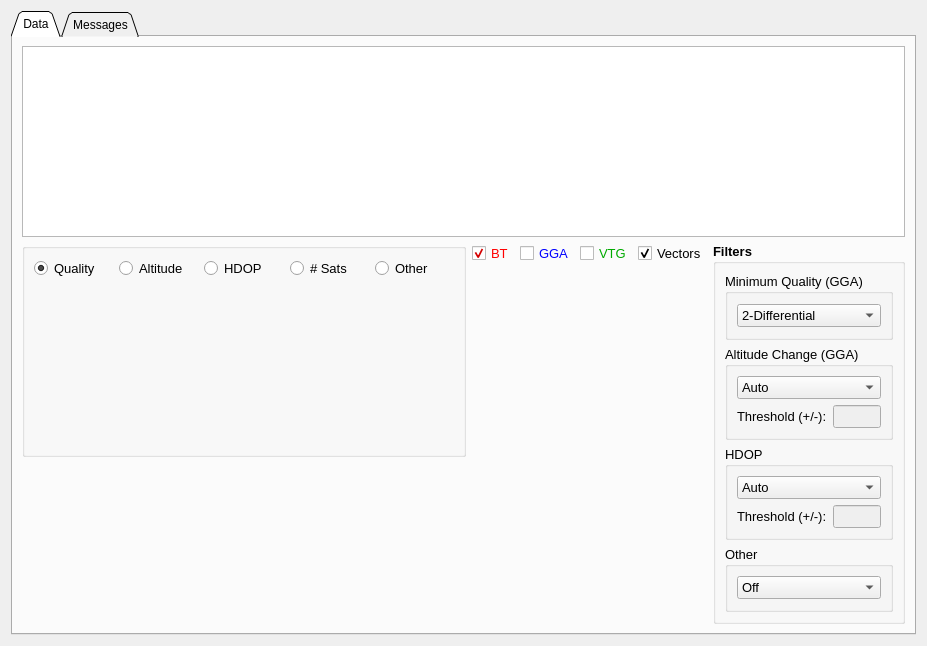
      <widget class="QWidget" name="tab_gps">
       <attribute name="title">
        <string>GPS</string>
       </attribute>
       <layout class="QGridLayout" name="gridLayout_27">
        <item row="0" column="0">
         <widget class="QTabWidget" name="tab_gps_2">
          <property name="tabShape">
           <enum>QTabWidget::Triangular</enum>
          </property>
          <property name="currentIndex">
           <number>0</number>
          </property>
          <widget class="QWidget" name="tab_gps_2_data">
           <attribute name="title">
            <string>Data</string>
           </attribute>
           <layout class="QGridLayout" name="gridLayout_25">
            <item row="0" column="0">
             <layout class="QVBoxLayout" name="verticalLayout_34" stretch="2,4">
              <item>
               <widget class="QTableWidget" name="table_gps">
                <property name="font">
                 <font>
                  <pointsize>10</pointsize>
                 </font>
                </property>
               </widget>
              </item>
              <item>
               <layout class="QHBoxLayout" name="horizontalLayout_27" stretch="6,3,1">
                <item>
                 <layout class="QVBoxLayout" name="verticalLayout_35" stretch="4,3">
                  <item>
                   <widget class="QGroupBox" name="gb_gps_radio">
                    <property name="title">
                     <string/>
                    </property>
                    <layout class="QVBoxLayout" name="verticalLayout_36" stretch="1,4">
                     <item>
                      <layout class="QHBoxLayout" name="horizontalLayout_28">
                       <item>
                        <widget class="QRadioButton" name="rb_gps_quality">
                         <property name="font">
                          <font>
                           <pointsize>10</pointsize>
                          </font>
                         </property>
                         <property name="text">
                          <string>Quality</string>
                         </property>
                         <property name="checked">
                          <bool>true</bool>
                         </property>
                        </widget>
                       </item>
                       <item>
                        <widget class="QRadioButton" name="rb_gps_altitude">
                         <property name="font">
                          <font>
                           <pointsize>10</pointsize>
                          </font>
                         </property>
                         <property name="text">
                          <string>Altitude</string>
                         </property>
                        </widget>
                       </item>
                       <item>
                        <widget class="QRadioButton" name="rb_gps_hdop">
                         <property name="font">
                          <font>
                           <pointsize>10</pointsize>
                          </font>
                         </property>
                         <property name="text">
                          <string>HDOP</string>
                         </property>
                        </widget>
                       </item>
                       <item>
                        <widget class="QRadioButton" name="rb_gps_sats">
                         <property name="font">
                          <font>
                           <pointsize>10</pointsize>
                          </font>
                         </property>
                         <property name="text">
                          <string># Sats</string>
                         </property>
                        </widget>
                       </item>
                       <item>
                        <widget class="QRadioButton" name="rb_gps_other">
                         <property name="font">
                          <font>
                           <pointsize>10</pointsize>
                          </font>
                         </property>
                         <property name="text">
                          <string>Other</string>
                         </property>
                        </widget>
                       </item>
                      </layout>
                     </item>
                     <item>
                      <widget class="QWidget" name="graph_gps_top" native="true"/>
                     </item>
                    </layout>
                   </widget>
                  </item>
                  <item>
                   <widget class="QWidget" name="graph_gps_bottom" native="true"/>
                  </item>
                 </layout>
                </item>
                <item>
                 <layout class="QVBoxLayout" name="verticalLayout_37" stretch="1,8">
                  <item>
                   <layout class="QHBoxLayout" name="horizontalLayout_35">
                    <item>
                     <widget class="QCheckBox" name="cb_gps_bt">
                      <property name="palette">
                       <palette>
                        <active>
                         <colorrole role="WindowText">
                          <brush brushstyle="SolidPattern">
                           <color alpha="255">
                            <red>255</red>
                            <green>0</green>
                            <blue>0</blue>
                           </color>
                          </brush>
                         </colorrole>
                         <colorrole role="Text">
                          <brush brushstyle="SolidPattern">
                           <color alpha="255">
                            <red>255</red>
                            <green>0</green>
                            <blue>0</blue>
                           </color>
                          </brush>
                         </colorrole>
                         <colorrole role="PlaceholderText">
                          <brush brushstyle="SolidPattern">
                           <color alpha="128">
                            <red>255</red>
                            <green>0</green>
                            <blue>0</blue>
                           </color>
                          </brush>
                         </colorrole>
                        </active>
                        <inactive>
                         <colorrole role="WindowText">
                          <brush brushstyle="SolidPattern">
                           <color alpha="255">
                            <red>255</red>
                            <green>0</green>
                            <blue>0</blue>
                           </color>
                          </brush>
                         </colorrole>
                         <colorrole role="Text">
                          <brush brushstyle="SolidPattern">
                           <color alpha="255">
                            <red>255</red>
                            <green>0</green>
                            <blue>0</blue>
                           </color>
                          </brush>
                         </colorrole>
                         <colorrole role="PlaceholderText">
                          <brush brushstyle="SolidPattern">
                           <color alpha="128">
                            <red>255</red>
                            <green>0</green>
                            <blue>0</blue>
                           </color>
                          </brush>
                         </colorrole>
                        </inactive>
                        <disabled>
                         <colorrole role="WindowText">
                          <brush brushstyle="SolidPattern">
                           <color alpha="255">
                            <red>120</red>
                            <green>120</green>
                            <blue>120</blue>
                           </color>
                          </brush>
                         </colorrole>
                         <colorrole role="Text">
                          <brush brushstyle="SolidPattern">
                           <color alpha="255">
                            <red>120</red>
                            <green>120</green>
                            <blue>120</blue>
                           </color>
                          </brush>
                         </colorrole>
                         <colorrole role="PlaceholderText">
                          <brush brushstyle="SolidPattern">
                           <color alpha="128">
                            <red>0</red>
                            <green>0</green>
                            <blue>0</blue>
                           </color>
                          </brush>
                         </colorrole>
                        </disabled>
                       </palette>
                      </property>
                      <property name="font">
                       <font>
                        <pointsize>10</pointsize>
                       </font>
                      </property>
                      <property name="text">
                       <string>BT</string>
                      </property>
                      <property name="checked">
                       <bool>true</bool>
                      </property>
                     </widget>
                    </item>
                    <item>
                     <widget class="QCheckBox" name="cb_gps_gga">
                      <property name="palette">
                       <palette>
                        <active>
                         <colorrole role="WindowText">
                          <brush brushstyle="SolidPattern">
                           <color alpha="255">
                            <red>0</red>
                            <green>0</green>
                            <blue>255</blue>
                           </color>
                          </brush>
                         </colorrole>
                        </active>
                        <inactive>
                         <colorrole role="WindowText">
                          <brush brushstyle="SolidPattern">
                           <color alpha="255">
                            <red>0</red>
                            <green>0</green>
                            <blue>255</blue>
                           </color>
                          </brush>
                         </colorrole>
                        </inactive>
                        <disabled>
                         <colorrole role="WindowText">
                          <brush brushstyle="SolidPattern">
                           <color alpha="255">
                            <red>120</red>
                            <green>120</green>
                            <blue>120</blue>
                           </color>
                          </brush>
                         </colorrole>
                        </disabled>
                       </palette>
                      </property>
                      <property name="font">
                       <font>
                        <pointsize>10</pointsize>
                       </font>
                      </property>
                      <property name="text">
                       <string>GGA</string>
                      </property>
                     </widget>
                    </item>
                    <item>
                     <widget class="QCheckBox" name="cb_gps_vtg">
                      <property name="palette">
                       <palette>
                        <active>
                         <colorrole role="WindowText">
                          <brush brushstyle="SolidPattern">
                           <color alpha="255">
                            <red>0</red>
                            <green>170</green>
                            <blue>0</blue>
                           </color>
                          </brush>
                         </colorrole>
                        </active>
                        <inactive>
                         <colorrole role="WindowText">
                          <brush brushstyle="SolidPattern">
                           <color alpha="255">
                            <red>0</red>
                            <green>170</green>
                            <blue>0</blue>
                           </color>
                          </brush>
                         </colorrole>
                        </inactive>
                        <disabled>
                         <colorrole role="WindowText">
                          <brush brushstyle="SolidPattern">
                           <color alpha="255">
                            <red>120</red>
                            <green>120</green>
                            <blue>120</blue>
                           </color>
                          </brush>
                         </colorrole>
                        </disabled>
                       </palette>
                      </property>
                      <property name="font">
                       <font>
                        <pointsize>10</pointsize>
                       </font>
                      </property>
                      <property name="text">
                       <string>VTG</string>
                      </property>
                     </widget>
                    </item>
                    <item>
                     <widget class="QCheckBox" name="cb_gps_vectors">
                      <property name="font">
                       <font>
                        <pointsize>10</pointsize>
                       </font>
                      </property>
                      <property name="text">
                       <string>Vectors</string>
                      </property>
                      <property name="checked">
                       <bool>true</bool>
                      </property>
                     </widget>
                    </item>
                   </layout>
                  </item>
                  <item>
                   <widget class="QWidget" name="graph_gps_st" native="true"/>
                  </item>
                 </layout>
                </item>
                <item>
                 <widget class="QGroupBox" name="gb_gps_filters">
                  <property name="font">
                   <font>
                    <pointsize>10</pointsize>
                    <weight>75</weight>
                    <bold>true</bold>
                   </font>
                  </property>
                  <property name="title">
                   <string>Filters</string>
                  </property>
                  <layout class="QVBoxLayout" name="verticalLayout_38" stretch="0,0,0,0">
                   <item>
                    <widget class="QGroupBox" name="gb_gps_qual">
                     <property name="font">
                      <font>
                       <pointsize>10</pointsize>
                       <weight>50</weight>
                       <bold>false</bold>
                      </font>
                     </property>
                     <property name="title">
                      <string>Minimum Quality (GGA)</string>
                     </property>
                     <layout class="QVBoxLayout" name="verticalLayout_39">
                      <item>
                       <widget class="QComboBox" name="combo_gps_qual">
                        <property name="currentIndex">
                         <number>1</number>
                        </property>
                        <item>
                         <property name="text">
                          <string>1-Autonomous</string>
                         </property>
                        </item>
                        <item>
                         <property name="text">
                          <string>2-Differential</string>
                         </property>
                        </item>
                        <item>
                         <property name="text">
                          <string>4+-RTK</string>
                         </property>
                        </item>
                       </widget>
                      </item>
                     </layout>
                    </widget>
                   </item>
                   <item>
                    <widget class="QGroupBox" name="gb_gps_altitude">
                     <property name="font">
                      <font>
                       <pointsize>10</pointsize>
                       <weight>50</weight>
                       <bold>false</bold>
                      </font>
                     </property>
                     <property name="title">
                      <string>Altitude Change (GGA)</string>
                     </property>
                     <layout class="QVBoxLayout" name="verticalLayout_40">
                      <item>
                       <widget class="QComboBox" name="combo_gps_altitude">
                        <item>
                         <property name="text">
                          <string>Auto</string>
                         </property>
                        </item>
                        <item>
                         <property name="text">
                          <string>Manual</string>
                         </property>
                        </item>
                        <item>
                         <property name="text">
                          <string>Off</string>
                         </property>
                        </item>
                       </widget>
                      </item>
                      <item>
                       <layout class="QHBoxLayout" name="horizontalLayout_36" stretch="2,0">
                        <item>
                         <widget class="QLabel" name="txt_gps_altitude">
                          <property name="maximumSize">
                           <size>
                            <width>16777215</width>
                            <height>20</height>
                           </size>
                          </property>
                          <property name="font">
                           <font>
                            <pointsize>10</pointsize>
                            <weight>50</weight>
                            <bold>false</bold>
                           </font>
                          </property>
                          <property name="text">
                           <string>Threshold (+/-):</string>
                          </property>
                          <property name="alignment">
                           <set>Qt::AlignLeading|Qt::AlignLeft|Qt::AlignVCenter</set>
                          </property>
                         </widget>
                        </item>
                        <item>
                         <widget class="QLineEdit" name="ed_gps_altitude_threshold">
                          <property name="enabled">
                           <bool>false</bool>
                          </property>
                         </widget>
                        </item>
                       </layout>
                      </item>
                     </layout>
                    </widget>
                   </item>
                   <item>
                    <widget class="QGroupBox" name="gb_gps_hdop">
                     <property name="font">
                      <font>
                       <pointsize>10</pointsize>
                       <weight>50</weight>
                       <bold>false</bold>
                      </font>
                     </property>
                     <property name="title">
                      <string>HDOP</string>
                     </property>
                     <layout class="QVBoxLayout" name="verticalLayout_41">
                      <item>
                       <widget class="QComboBox" name="combo_gps_hdop">
                        <item>
                         <property name="text">
                          <string>Auto</string>
                         </property>
                        </item>
                        <item>
                         <property name="text">
                          <string>Manual</string>
                         </property>
                        </item>
                        <item>
                         <property name="text">
                          <string>Off</string>
                         </property>
                        </item>
                       </widget>
                      </item>
                      <item>
                       <layout class="QHBoxLayout" name="horizontalLayout_37" stretch="2,0">
                        <item>
                         <widget class="QLabel" name="txt_gps_hdop">
                          <property name="maximumSize">
                           <size>
                            <width>16777215</width>
                            <height>20</height>
                           </size>
                          </property>
                          <property name="font">
                           <font>
                            <pointsize>10</pointsize>
                            <weight>50</weight>
                            <bold>false</bold>
                           </font>
                          </property>
                          <property name="text">
                           <string>Threshold (+/-):</string>
                          </property>
                          <property name="alignment">
                           <set>Qt::AlignLeading|Qt::AlignLeft|Qt::AlignVCenter</set>
                          </property>
                         </widget>
                        </item>
                        <item>
                         <widget class="QLineEdit" name="ed_gps_hdop_threshold">
                          <property name="enabled">
                           <bool>false</bool>
                          </property>
                         </widget>
                        </item>
                       </layout>
                      </item>
                     </layout>
                    </widget>
                   </item>
                   <item>
                    <widget class="QGroupBox" name="gb_gps_other">
                     <property name="font">
                      <font>
                       <weight>50</weight>
                       <bold>false</bold>
                      </font>
                     </property>
                     <property name="title">
                      <string>Other</string>
                     </property>
                     <layout class="QVBoxLayout" name="verticalLayout_42">
                      <item>
                       <widget class="QComboBox" name="combo_gps_other">
                        <item>
                         <property name="text">
                          <string>Off</string>
                         </property>
                        </item>
                        <item>
                         <property name="text">
                          <string>Smooth</string>
                         </property>
                        </item>
                       </widget>
                      </item>
                     </layout>
                    </widget>
                   </item>
                  </layout>
                 </widget>
                </item>
               </layout>
              </item>
             </layout>
            </item>
           </layout>
          </widget>
          <widget class="QWidget" name="tab_gps_2_messages">
           <attribute name="title">
            <string>Messages</string>
           </attribute>
           <layout class="QGridLayout" name="gridLayout_29">
            <item row="0" column="0">
             <widget class="QGroupBox" name="box_gps_messages">
              <property name="font">
               <font>
                <weight>75</weight>
                <bold>true</bold>
               </font>
              </property>
              <property name="title">
               <string>Quality Check Messages</string>
              </property>
              <layout class="QHBoxLayout" name="horizontalLayout_47">
               <item>
                <widget class="QPlainTextEdit" name="display_gps_messages">
                 <property name="font">
                  <font>
                   <weight>50</weight>
                   <bold>false</bold>
                  </font>
                 </property>
                 <property name="readOnly">
                  <bool>true</bool>
                 </property>
                </widget>
               </item>
              </layout>
             </widget>
            </item>
            <item row="1" column="0">
             <widget class="QGroupBox" name="box_gps_comments">
              <property name="font">
               <font>
                <weight>75</weight>
                <bold>true</bold>
               </font>
              </property>
              <property name="title">
               <string>Comments</string>
              </property>
              <layout class="QHBoxLayout" name="horizontalLayout_46">
               <item>
                <widget class="QPlainTextEdit" name="display_gps_comments">
                 <property name="font">
                  <font>
                   <weight>50</weight>
                   <bold>false</bold>
                  </font>
                 </property>
                 <property name="readOnly">
                  <bool>true</bool>
                 </property>
                </widget>
               </item>
              </layout>
             </widget>
            </item>
           </layout>
          </widget>
         </widget>
        </item>
       </layout>
      </widget>
